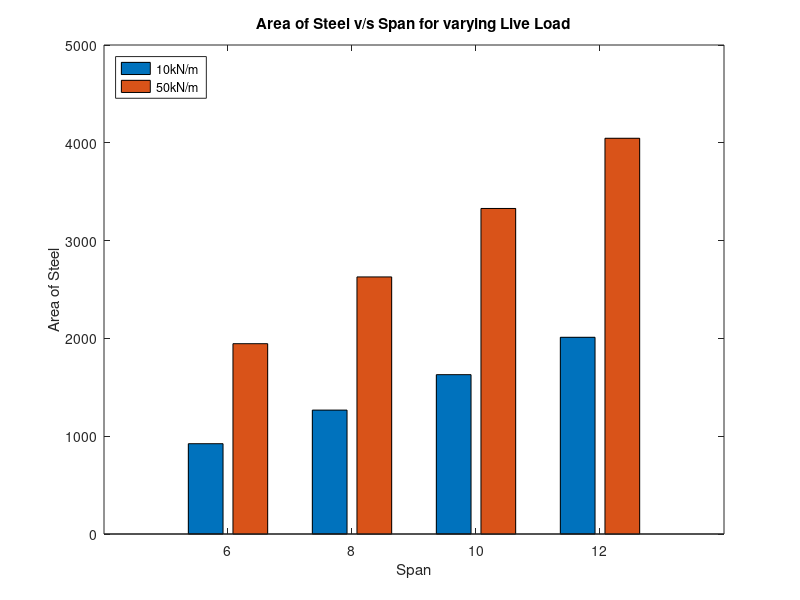

Write MATLAB code to recreate this figure.
a = [923.4451, 1946.023]
b = [1266.921,2628.591]
c = [1629.367,3328.631]
d = [2011.453, 4046.454]
x = [6,8,10,12]
y = [a;b;c;d]
bar(x,y)
legend('10kN/m', '50kN/m','Location','northwest')
title('Area of Steel v/s Span for varying Live Load')
xlabel('Span')
ylabel('Area of Steel')